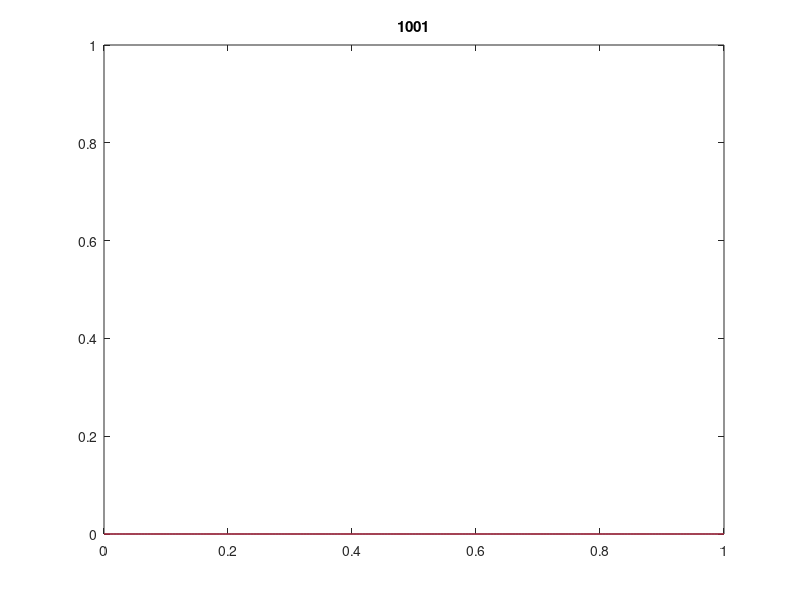

Reproduce this figure in MATLAB.
%test_problem_1.m written 3-22-16 by JTN to run test problem 1 of Thackham
%2009 work. This code is harder to understand than test_problem_1_simpler.m
%, but it's actually a but more accurate. Though this code would be hard to
%extend to 2D / 3D.

n = 200;
dt = 1e-3;

x = linspace(0,1,n);
dx = x(2) - x(1);
t = 0:dt:1;

xn = length(x);
tn = length(t);

x_int = 2:xn-1;


D = 6e-3;
V = 2;
x0 = 0.2;
theta = 0.5;

Dc = D*dt/dx^2;
Vc = V*dt/dx;

%initial condition
IC = @(x) exp(-(x-x0).^2/D);
%left boundary
LB = @(t) 1/sqrt(1+4*t).*exp(-(x0+V*t).^2./(D*(1+4*t)));
%right boundary
RB = @(t) 1/sqrt(1+4*t).*exp(-(1-x0-V*t).^2./(D*(1+4*t)));

exact_soln = @(t) 1/sqrt(1+4*t)*exp(-(x-x0-V*t).^2/(D*(1+4*t)));

%sigma for flux limiters
sigma = @(r) (r+abs(r))./(1+abs(r));

%sparse matrix as a function for computation
% A = @(s_l,s_r) sparse([x_int x_int x_int],[x_int-1 x_int x_int+1],[(Dc + Vc*(-1 + s_r)) ...
%     (1-2*Dc+Vc*(1-s_l/2-s_r/2)) (Dc-Vc*s_l/2)],xn,xn);

A_np = @(se,sw) sparse([x_int x_int x_int  1 xn],[x_int-1 x_int x_int+1  1 xn],[(-Vc*theta+Vc*theta*sw/2); ...
    (1+Vc*theta-Vc*theta*se/2-Vc*theta*sw/2); (Vc*theta*se/2); ones(2,1)],xn,xn);

A_nm1p = @(se,sw) sparse([x_int x_int x_int 1 xn],[x_int-1 x_int x_int+1  1 xn],...
    [(Dc+(1-theta)*Vc-(1-theta)*Vc*sw/2); (1-2*Dc-(1-theta)*Vc+(1-theta)*Vc*se/2+(1-theta)*Vc*sw/2); ...
    (Dc-(1-theta)*Vc*se/2); ones(2,1)],xn,xn);

A_nn = @(se,sw) sparse([x_int x_int x_int  1 xn],[x_int-1 x_int x_int+1  1 xn],[(-theta*Vc*sw/2); ...
    (1+theta*Vc*se/2+theta*Vc*sw/2-theta*Vc); (theta*Vc-Vc*theta*se/2); ones(2,1)],xn,xn);

A_nm1n = @(se,sw) sparse([x_int x_int x_int 1 xn],[x_int-1 x_int x_int+1  1 xn],...
    [(Dc+(1-theta)*Vc*sw/2); (1-2*Dc+(1-theta)*Vc-(1-theta)*Vc*se/2-(1-theta)*Vc*sw/2); ...
    (Dc-(1-theta)*Vc+(1-theta)*Vc*se/2); ones(2,1)],xn,xn);



%initialize
u = zeros(xn,tn);
u(:,1) = IC(x);

tic

for i = 2:tn
    
    if V>=0
    
        r_e = (u(x_int,i-1) - u(x_int-1,i-1))./(u(x_int+1,i-1) - u(x_int,i-1));    
        r_w = (u(x_int(2:end)-1,i-1) - u(x_int(2:end)-2,i-1))./(u(x_int(2:end),i-1) - u(x_int(2:end)-1,i-1));
        r_w = [-1;r_w];

        %compute interior points
        u(:,i) = A_np(sigma(r_e),sigma(r_w))\A_nm1p(sigma(r_e),sigma(r_w))*u(:,i-1);
        
    elseif V<0
        
        r_e = (u(x_int(1:end-1)+1,i-1) - u(x_int(1:end-1)+2,i-1))./(u(x_int(1:end-1),i-1) - u(x_int(1:end-1)+1,i-1));
        r_e = [r_e;-1];
        r_w = (u(x_int,i-1) - u(x_int+1,i-1))./(u(x_int-1,i-1) - u(x_int,i-1));
        
        %compute interior points
        u(:,i) = A_nn(sigma(r_e),sigma(r_w))\A_nm1n(sigma(r_e),sigma(r_w))*u(:,i-1);
        
        %attempt gmres -- only faster for larger systems! (xn = 300, dt = 1e-4)
%         [u(:,i) flag] = gmres(A_nn(sigma(r_e),sigma(r_w)),A_nm1n(sigma(r_e),sigma(r_w))*u(:,i-1));

        
    end
    
    %boundary conditions
    u(1,i) = LB(t(i));
    u(end,i) = RB(t(i));
end

toc

for i = 1:10:tn
    plot(x,u(:,i))
    hold on
    plot(x,exact_soln(t(i)),'r')
    title(num2str(i));
    axis([0 1 0 1])
    pause(.125)
    hold off
end

